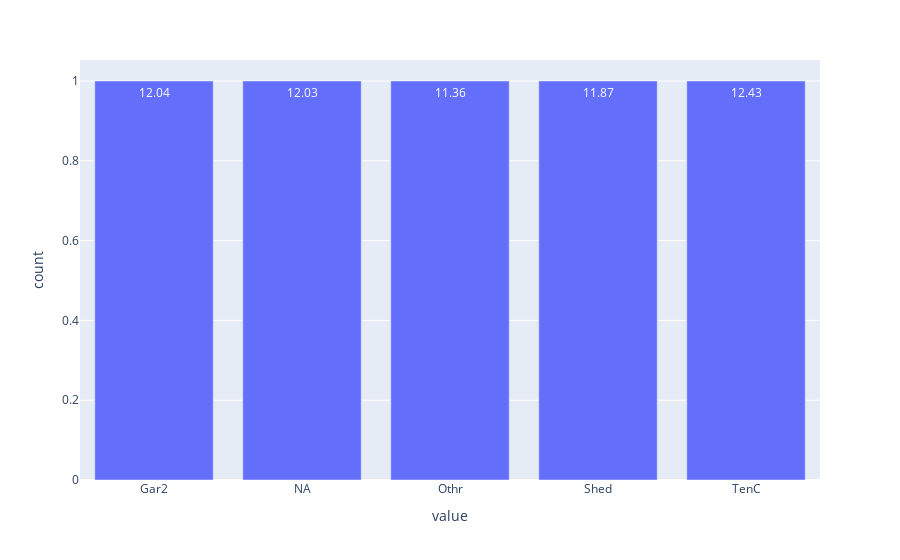

Notebook code for this chart:
### Code cell
fig = px.bar(combined.groupby('MiscFeature',dropna=False).agg({'SalePrice':'mean'}).reset_index().round(2),text='SalePrice')
fig.update_layout(showlegend=False).show()

### Figure 1 — Plotly figure (JSON) as saved in the notebook; plotly's stock layout.template omitted (floating-point values rounded to 4 significant figures)
{"data": [{"alignmentgroup": "True", "hovertemplate": "variable=MiscFeature<br>value=%{x}<br>count=%{y}<br>SalePrice=%{text}<extra></extra>", "legendgroup": "MiscFeature", "marker": {"color": "#636efa"}, "name": "MiscFeature", "offsetgroup": "MiscFeature", "orientation": "v", "showlegend": true, "text": [12.04, 12.03, 11.36, 11.87, 12.43], "textposition": "auto", "type": "bar", "x": ["Gar2", "NA", "Othr", "Shed", "TenC"], "xaxis": "x", "y": [1, 1, 1, 1, 1], "yaxis": "y"}], "layout": {"autosize": true, "barmode": "relative", "legend": {"title": {"text": "variable"}, "tracegroupgap": 0}, "margin": {"t": 60}, "showlegend": false, "xaxis": {"anchor": "y", "autorange": true, "domain": [0, 1], "range": [-0.5, 4.5], "title": {"text": "value"}, "type": "category"}, "yaxis": {"anchor": "x", "autorange": true, "domain": [0, 1], "range": [0, 1.053], "title": {"text": "count"}, "type": "linear"}}}
